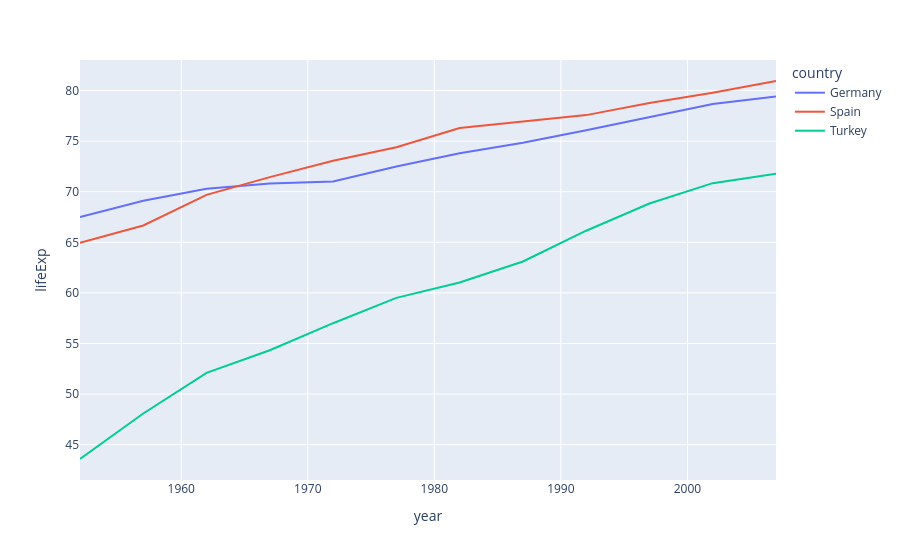

Here is the notebook cell this chart was saved with:
### Code cell
fig = px.line(Germany, x="year" , y="lifeExp" , color="country", hover_name="iso_alpha")
fig.show()

### Figure 1 — Plotly figure (JSON) as saved in the notebook; plotly's stock layout.template omitted (floating-point values rounded to 4 significant figures)
{"data": [{"hovertemplate": "<b>%{hovertext}</b><br><br>country=Germany<br>year=%{x}<br>lifeExp=%{y}<extra></extra>", "hovertext": ["DEU", "DEU", "DEU", "DEU", "DEU", "DEU", "DEU", "DEU", "DEU", "DEU", "DEU", "DEU"], "legendgroup": "Germany", "line": {"color": "#636efa", "dash": "solid"}, "marker": {"symbol": "circle"}, "mode": "lines", "name": "Germany", "orientation": "v", "showlegend": true, "type": "scatter", "x": [1952, 1957, 1962, 1967, 1972, 1977, 1982, 1987, 1992, 1997, 2002, 2007], "xaxis": "x", "y": [67.5, 69.1, 70.3, 70.8, 71, 72.5, 73.8, 74.85, 76.07, 77.34, 78.67, 79.41], "yaxis": "y"}, {"hovertemplate": "<b>%{hovertext}</b><br><br>country=Spain<br>year=%{x}<br>lifeExp=%{y}<extra></extra>", "hovertext": ["ESP", "ESP", "ESP", "ESP", "ESP", "ESP", "ESP", "ESP", "ESP", "ESP", "ESP", "ESP"], "legendgroup": "Spain", "line": {"color": "#EF553B", "dash": "solid"}, "marker": {"symbol": "circle"}, "mode": "lines", "name": "Spain", "orientation": "v", "showlegend": true, "type": "scatter", "x": [1952, 1957, 1962, 1967, 1972, 1977, 1982, 1987, 1992, 1997, 2002, 2007], "xaxis": "x", "y": [64.94, 66.66, 69.69, 71.44, 73.06, 74.39, 76.3, 76.9, 77.57, 78.77, 79.78, 80.94], "yaxis": "y"}, {"hovertemplate": "<b>%{hovertext}</b><br><br>country=Turkey<br>year=%{x}<br>lifeExp=%{y}<extra></extra>", "hovertext": ["TUR", "TUR", "TUR", "TUR", "TUR", "TUR", "TUR", "TUR", "TUR", "TUR", "TUR", "TUR"], "legendgroup": "Turkey", "line": {"color": "#00cc96", "dash": "solid"}, "marker": {"symbol": "circle"}, "mode": "lines", "name": "Turkey", "orientation": "v", "showlegend": true, "type": "scatter", "x": [1952, 1957, 1962, 1967, 1972, 1977, 1982, 1987, 1992, 1997, 2002, 2007], "xaxis": "x", "y": [43.59, 48.08, 52.1, 54.34, 57.01, 59.51, 61.04, 63.11, 66.15, 68.83, 70.84, 71.78], "yaxis": "y"}], "layout": {"autosize": true, "legend": {"title": {"text": "country"}, "tracegroupgap": 0}, "margin": {"t": 60}, "xaxis": {"anchor": "y", "autorange": true, "domain": [0, 1], "range": [1952, 2007], "title": {"text": "year"}, "type": "linear"}, "yaxis": {"anchor": "x", "autorange": true, "domain": [0, 1], "range": [41.51, 83.02], "title": {"text": "lifeExp"}, "type": "linear"}}}
